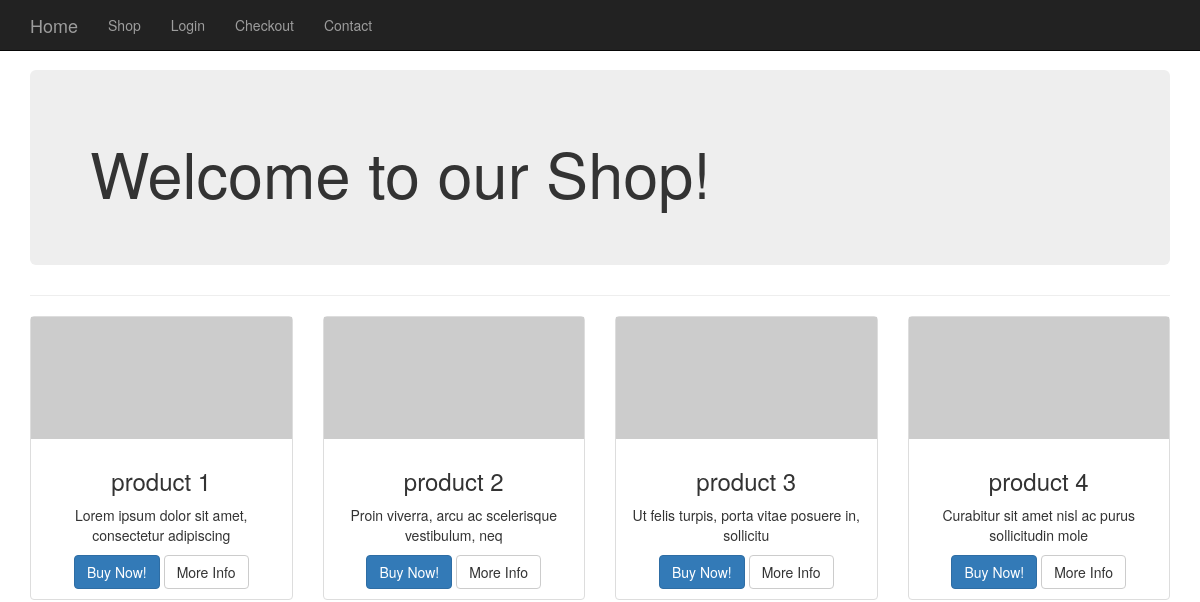
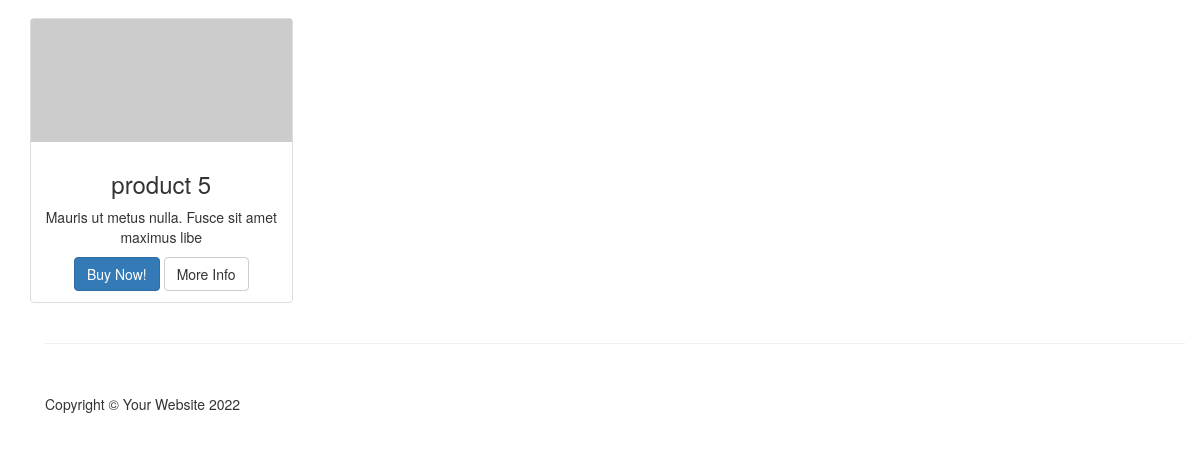
The app's page /shop.php, older data (2 pictures, top to bottom).
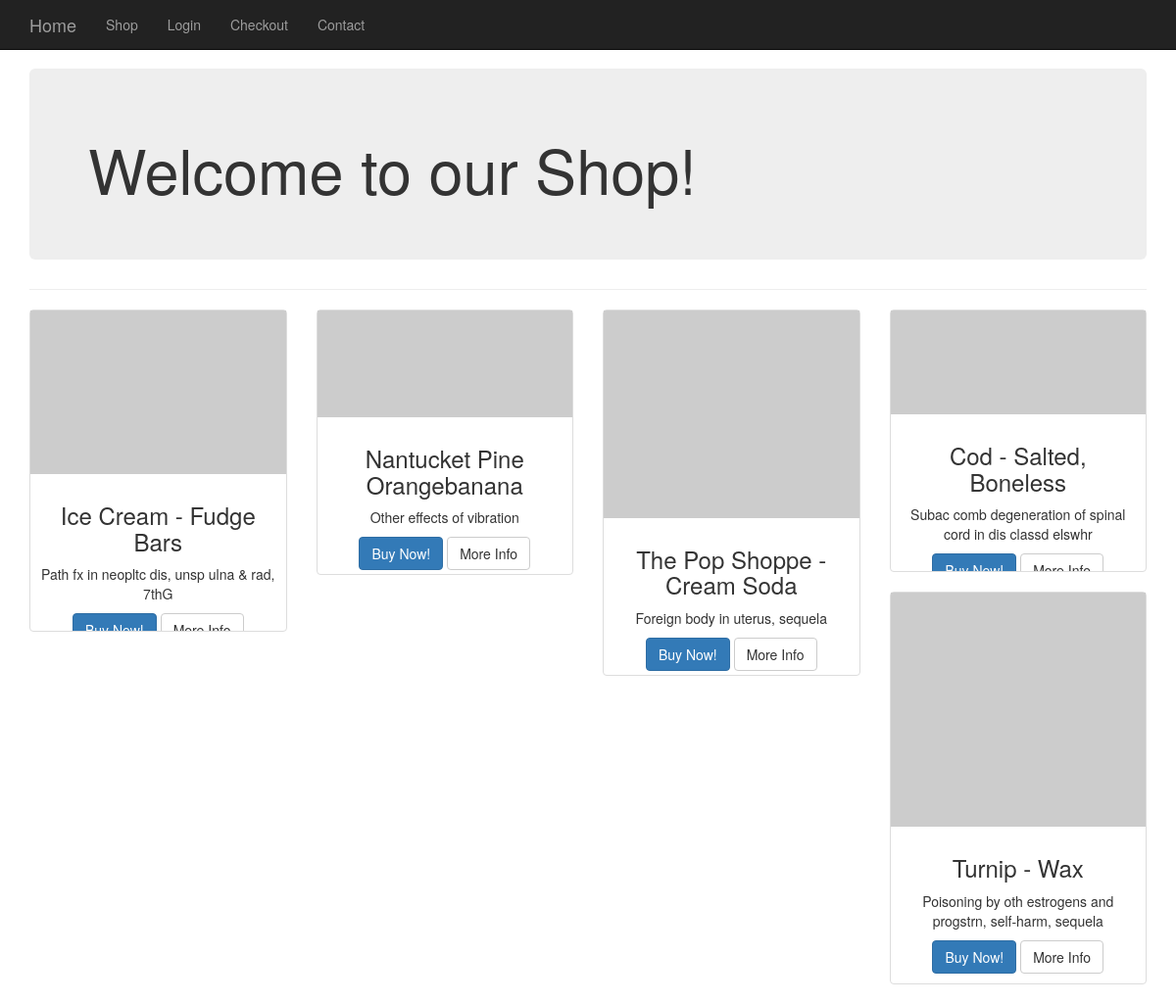
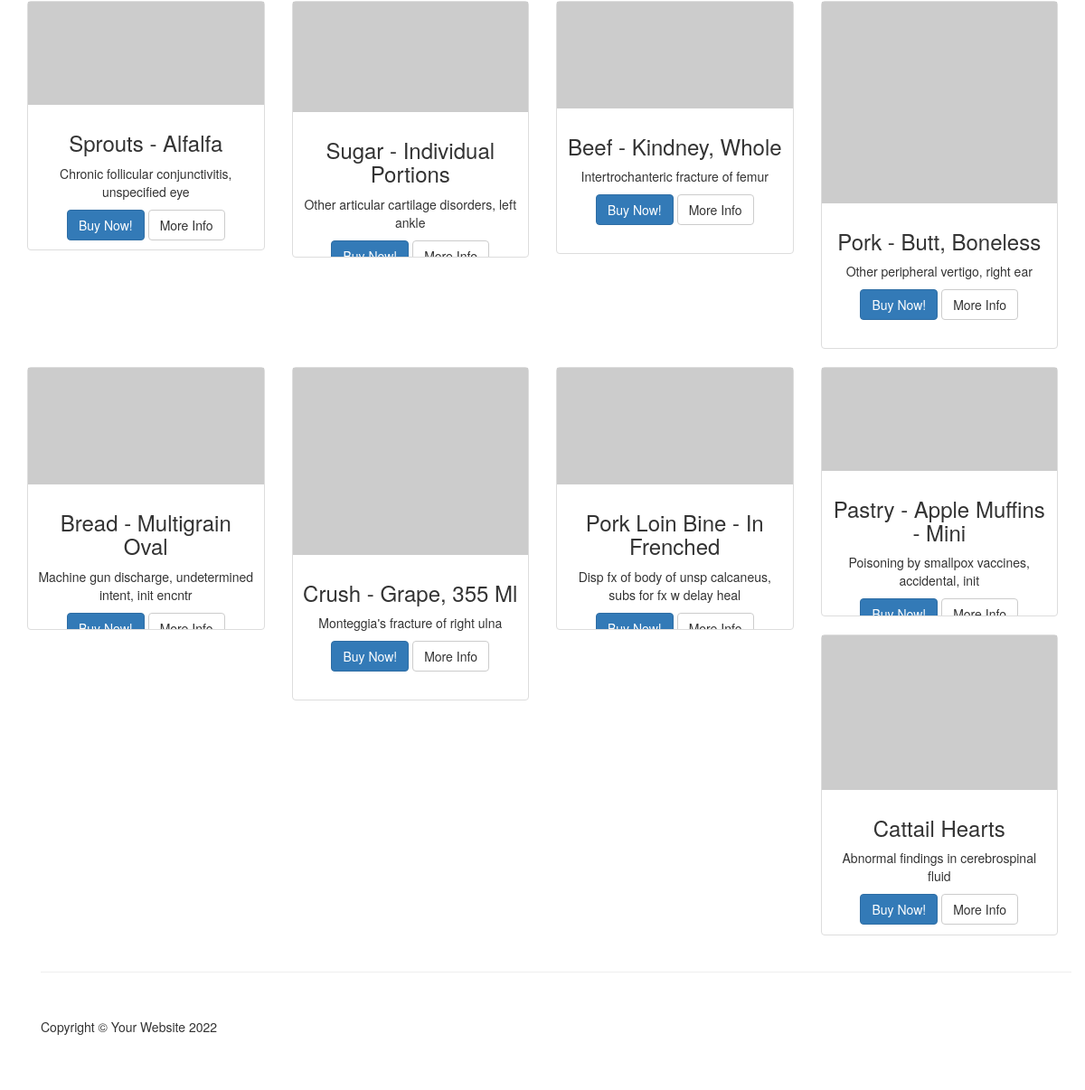
The same page, newer data (2 pictures, top to bottom).
### tables this page shows
CREATE TABLE `products` (
  `id` int(11) NOT NULL,
  `title` varchar(255) NOT NULL,
  `cat_id` int(11) NOT NULL,
  `price` double NOT NULL,
  `quantity` int(11) NOT NULL DEFAULT '0',
  `description_short` varchar(255) DEFAULT NULL,
  `description` text NOT NULL,
  `image` varchar(255) NOT NULL
);

### resources/functions.php (the view, shortened to what this page needs)
		<?php
function query($sql) {
	global $connection;
	return mysqli_query($connection, $sql);
}
function fetch_array($result) {
	return mysqli_fetch_array($result);
}
		?>
		<?php
function get_products_in_shop_page() {
	$query = query("SELECT * FROM products");
  while($row = fetch_array($query)) {
    $title = $row['title'];
    $description_short = $row['description_short'];
    $image = $row['image'];
    $id = $row['id'];
    ?>
    <div class="col-md-3 col-sm-6 hero-feature">
      <div class="thumbnail">
        <img src="<?= $image ?>" alt="Post Image">
        <div class="caption">
          <h3><?= $title ?></h3>
          <p><?= $description_short ?></p>
          <p>
            <a href="" class="btn btn-primary">Buy Now!</a> <a href="item?id=<?= $id ?>" class="btn btn-default">More Info</a>
          </p>
        </div>
      </div>
    </div>
    <?php
  }
}
    ?>

### resources/templates/front/header.php (shortened to what this page needs)
<!DOCTYPE html>
<html lang="en">
<head>
    <link href="css/bootstrap.min.css" rel="stylesheet">
    <link href="css/shop-homepage.css" rel="stylesheet">
    <link href="css/styles.css" rel="stylesheet">
</head>
<body>
    <nav class="navbar navbar-inverse navbar-fixed-top" role="navigation">
        <?php include(TEMPLATE_FRONT . DS . "top_nav.php") ?>
    </nav>

### resources/templates/front/top_nav.php (shortened to what this page needs)
<div class="container">
    <div class="navbar-header">
        <a class="navbar-brand" href='.'>Home</a>
    </div>
    <div class="collapse navbar-collapse" id="bs-example-navbar-collapse-1">
        <ul class="nav navbar-nav">
            <li>
                <a href="shop">Shop</a>
            </li>
            <?php if (!isset($_SESSION['username']) || $_SESSION['username'] == null): ?>
                <li>
                    <a href="login">Login</a>
                </li>
            <?php else: ?>
                <li>
                    <a href="admin">Admin</a>
                </li>
            <?php endif ?>
             <li>
                <a href="checkout">Checkout</a>
            </li>
            <li>
                <a href="contact">Contact</a>
            </li>
        </ul>
    </div>
</div>

### shop.php (shortened to what this page needs)
<?php include(TEMPLATE_FRONT . DS . "header.php") ?>
<div class="container">
  <header class="jumbotron hero-spacer">
    <h1>Welcome to our Shop!</h1>
  </header>
  <hr>
  <div class="row text-center">
    <?php get_products_in_shop_page() ?>
  </div>
  <?php include(TEMPLATE_FRONT . DS . "footer.php") ?>

### resources/templates/front/footer.php (shortened to what this page needs)
    <div class="container">
        <hr>
        <footer>
            <div class="row">
                <div class="col-lg-12">
                    <p>Copyright &copy; Your Website <?= date('Y') ?></p>
                </div>
            </div>
        </footer>
    </div>
</body>
</html>

### css/shop-homepage.css (style rules this page uses)
body { padding-top: 70px; }
.caption { height: 130px; overflow: hidden; }
.thumbnail img { width: 100%; }
.thumbnail { padding: 0; }
footer { margin: 50px 0; }

### css/styles.css (style rules this page uses)
.caption { height: 160px; }

Row changes from the older to the newer data that the page shows:
removed products: title "product 1", description_short "Lorem ipsum dolor sit amet, consectetur adipiscing"
removed products: title "product 2", description_short "Proin viverra, arcu ac scelerisque vestibulum, neq"
removed products: title "product 3", description_short "Ut felis turpis, porta vitae posuere in, sollicitu"
removed products: title "product 4", description_short "Curabitur sit amet nisl ac purus sollicitudin mole"
removed products: title "product 5", description_short "Mauris ut metus nulla. Fusce sit amet maximus libe"
added products: title "Ice Cream - Fudge Bars", description_short "Path fx in neopltc dis, unsp ulna & rad, 7thG"
added products: title "Nantucket Pine Orangebanana", description_short "Other effects of vibration"
added products: title "The Pop Shoppe - Cream Soda", description_short "Foreign body in uterus, sequela"
added products: title "Cod - Salted, Boneless", description_short "Subac comb degeneration of spinal cord in dis classd elswhr"
added products: title "Turnip - Wax", description_short "Poisoning by oth estrogens and progstrn, self-harm, sequela"
added products: title "Sprouts - Alfalfa", description_short "Chronic follicular conjunctivitis, unspecified eye"
added products: title "Sugar - Individual Portions", description_short "Other articular cartilage disorders, left ankle"
added products: title "Beef - Kindney, Whole", description_short "Intertrochanteric fracture of femur"
added products: title "Pork - Butt, Boneless", description_short "Other peripheral vertigo, right ear"
added products: title "Bread - Multigrain Oval", description_short "Machine gun discharge, undetermined intent, init encntr"
added products: title "Crush - Grape, 355 Ml", description_short "Monteggia's fracture of right ulna"
added products: title "Pork Loin Bine - In Frenched", description_short "Disp fx of body of unsp calcaneus, subs for fx w delay heal"
added products: title "Pastry - Apple Muffins - Mini", description_short "Poisoning by smallpox vaccines, accidental, init"
added products: title "Cattail Hearts", description_short "Abnormal findings in cerebrospinal fluid"
